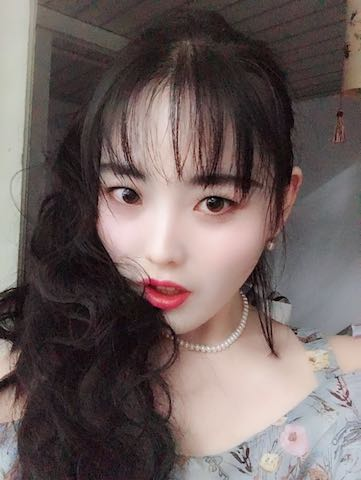
#> input picture chap4/c8.jpg, 361 x 480 px, found by its file name
$ python edge_fliter.py   (older library calls are emulated)
#> lines starting #> are read from the running program, lines starting #| are printed output that depends on the picture; after the words box and inside, x2 and y2 are one past the last pixel; in counts of white or black regions, pixels touching at a corner belong together
#> in main, img is the input picture: shape (480, 361, 3); mean B, G, R 95.5, 97.2, 110.6
import cv2

# 4-5　轮廓算法
def edge_fliter(img):
    img2 = cv2.cvtColor(img, cv2.COLOR_BGR2GRAY) #图像变成灰度图像
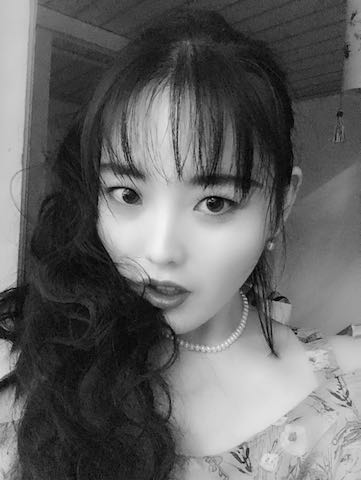
#> img2: shape (480, 361); min 0, max 244, mean 101
    img2 = cv2.medianBlur(img2, 3) #中值滤波, 1357
    img2 = cv2.Laplacian(img2, cv2.CV_8U, 5) #拉普拉斯变换
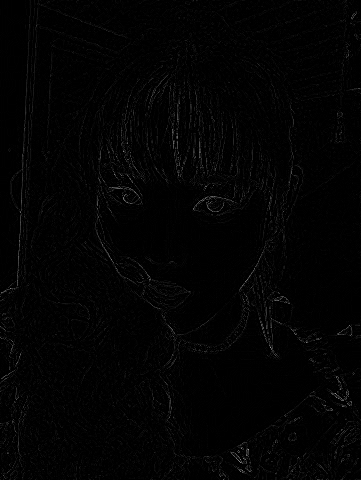
#> img2: shape (480, 361); min 0, max 152, mean 2.9
    cv2.imshow("Lap", img2)
    ret, thresh1 = cv2.threshold(img2, 32, 255, cv2.THRESH_BINARY_INV) #二值化
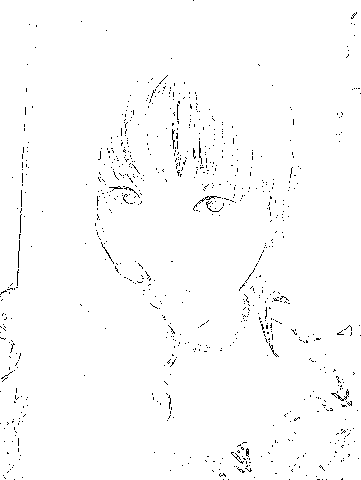
#> thresh1: shape (480, 361); 98.7% white; black in thin lines or dots
    cv2.imshow("edge_fliter", thresh1)

def main():
    img = cv2.imread("..\c8.jpg")
    edge_fliter(img)
    cv2.imshow("img", img)
    cv2.waitKey(0)

if __name__ == '__main__':
    main()
